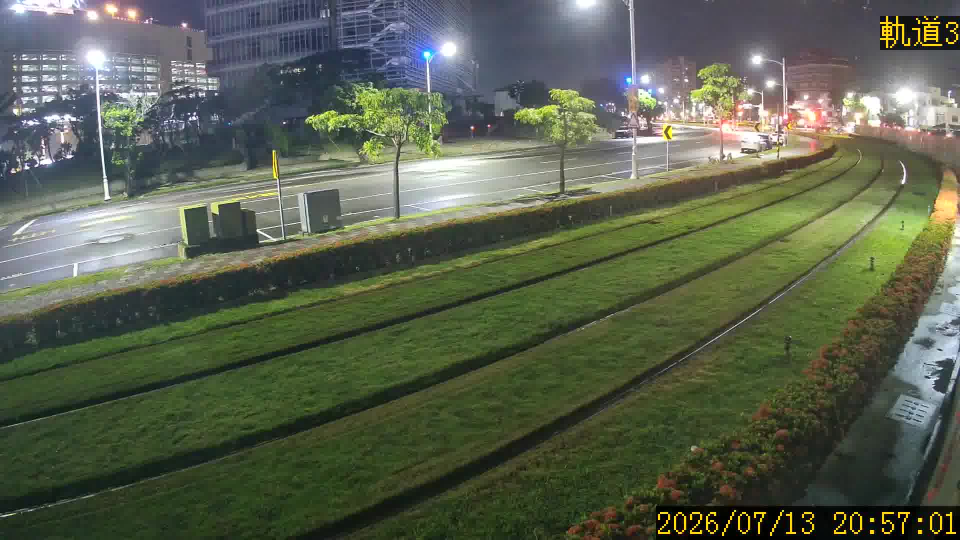
#> input picture image/1921683113.jpg, 1920 x 1080 px (shown at 1/2 size); its folder holds 5 pictures in this run
$ python ele_test.py
#> lines starting #> are read from the running program, lines starting #| are printed output that depends on the picture
import cv2
from pathlib import Path
from datetime import datetime as datetime
from datetime import timedelta as timedelta
from time import sleep
import numpy as np
from functools import partial
from socket import *
from PIL import ImageFile

ImageFile.LOAD_TRUNCATED_IMAGES = True
import configparser

config = configparser.ConfigParser()
folder_path = Path(__file__).resolve().parents[1]
# folder_path = '/home/gini/ftp/intrusion_detect_v102/' # 這個資料夾的路徑
# camera_ip = '192.168.1.101' # 攝影機的ip
# camera_ip = '192.168.1.104'
camera_ip = "1921683113"
pictures_path = folder_path / "image" / f"{camera_ip}.jpg"  # 從攝影機擷取下來的圖片
resolution = (1280, 720)  # 修改圖片的size
mask_folder_path = folder_path / "mask"  # 圖片遮罩位置
coordinate_txt_path = mask_folder_path / f"{camera_ip}.txt"  # 遮罩座標點位置

try:
    frame = cv2.imread(str(pictures_path))
#> frame is the input picture: shape (1080, 1920, 3); mean B, G, R 77.9, 96.9, 89.4
    frame = cv2.resize(frame, resolution)
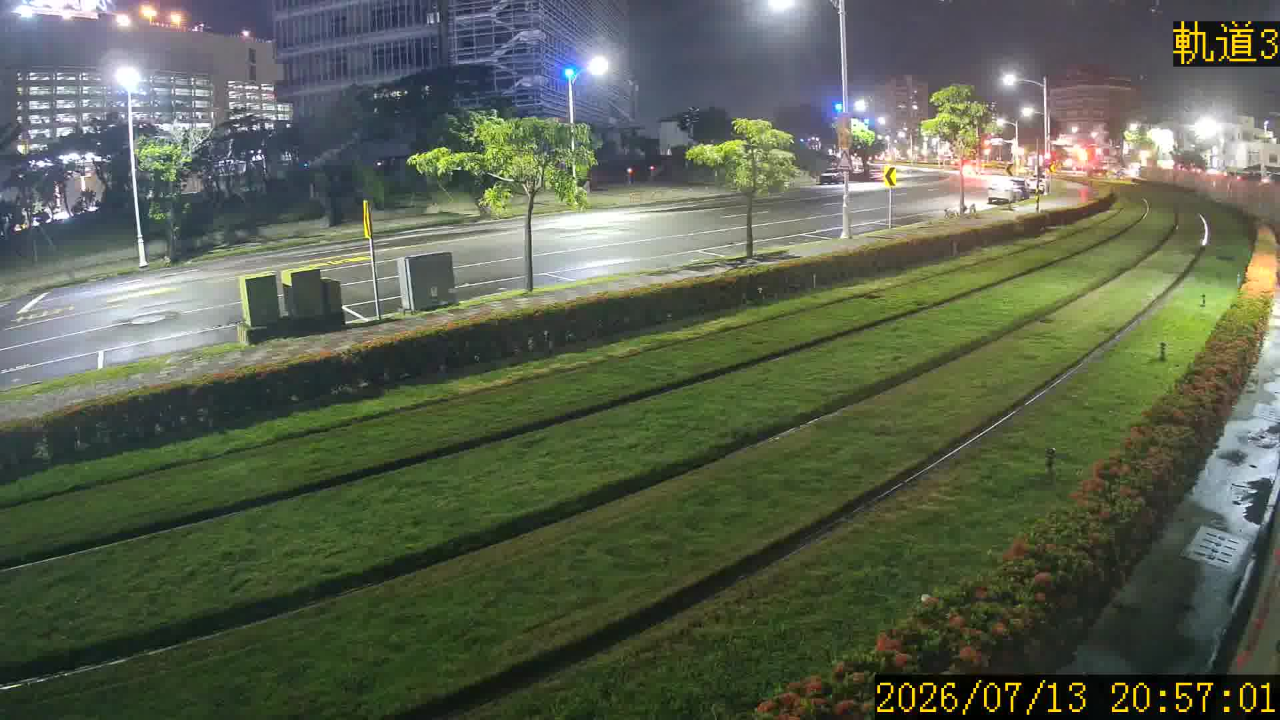
#> frame: shape (720, 1280, 3); mean B, G, R 77.9, 96.9, 89.4
except:
    print("無法讀取圖片")
    exit()

ROI_name = "draw area of site - Double click to finish/Right click to clear Trajectory"
crop = None
copy = None
lsPointsChoose = []
tpPointsChoose = []
pointsCount = 0
count = 0
pointsMax = 6
ROI_bymouse_flag = 1
keep_point = []
x_arr = []
y_arr = []
saved = False


def Electronic_fence_conf():
    global frame, crop, copy, ROI_name, ROI_name
    crop = frame
    copy = crop.copy()
    cv2.namedWindow(ROI_name)
    cv2.setMouseCallback(ROI_name, on_mouse)
    cv2.imshow(ROI_name, crop)
    while not saved:
        key = cv2.waitKey(0) & 0xFF
#> (key q is pressed here)
        if key in (10, 13):
            ROI_byMouse()
        elif key in (27, ord("q")):
            break
    cv2.destroyAllWindows()


# [73 lines left out: functions on_mouse, ROI_byMouse, not called in this run]


Electronic_fence_conf()
